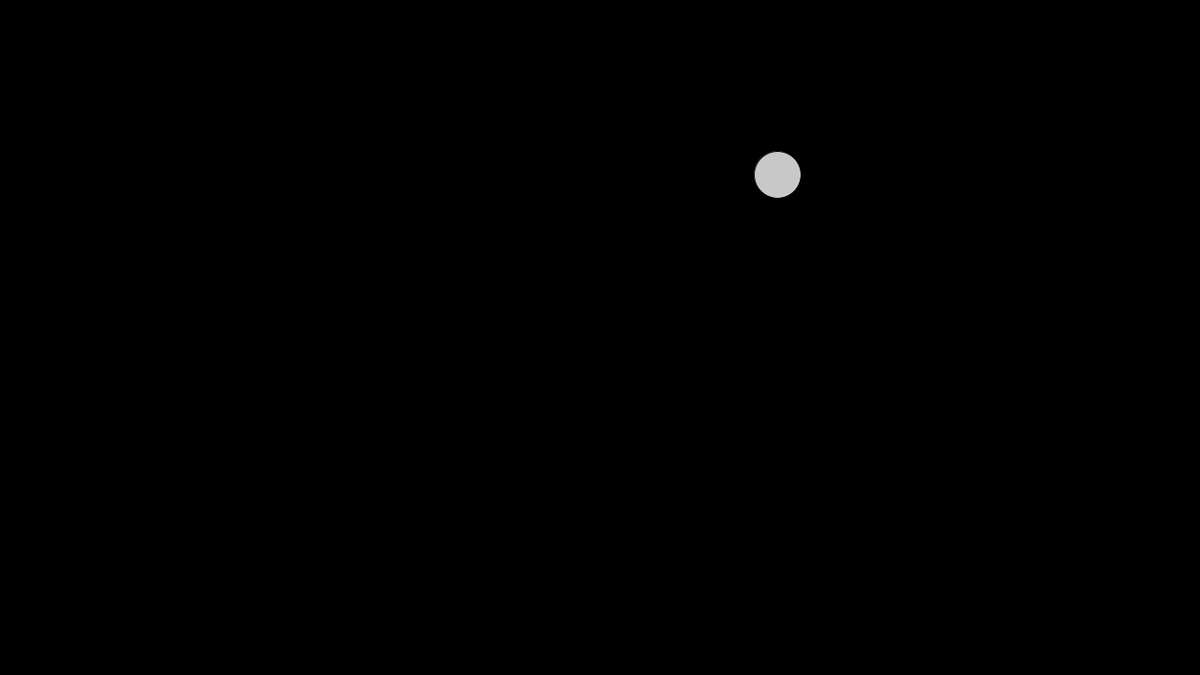
Frame 1 (no input)
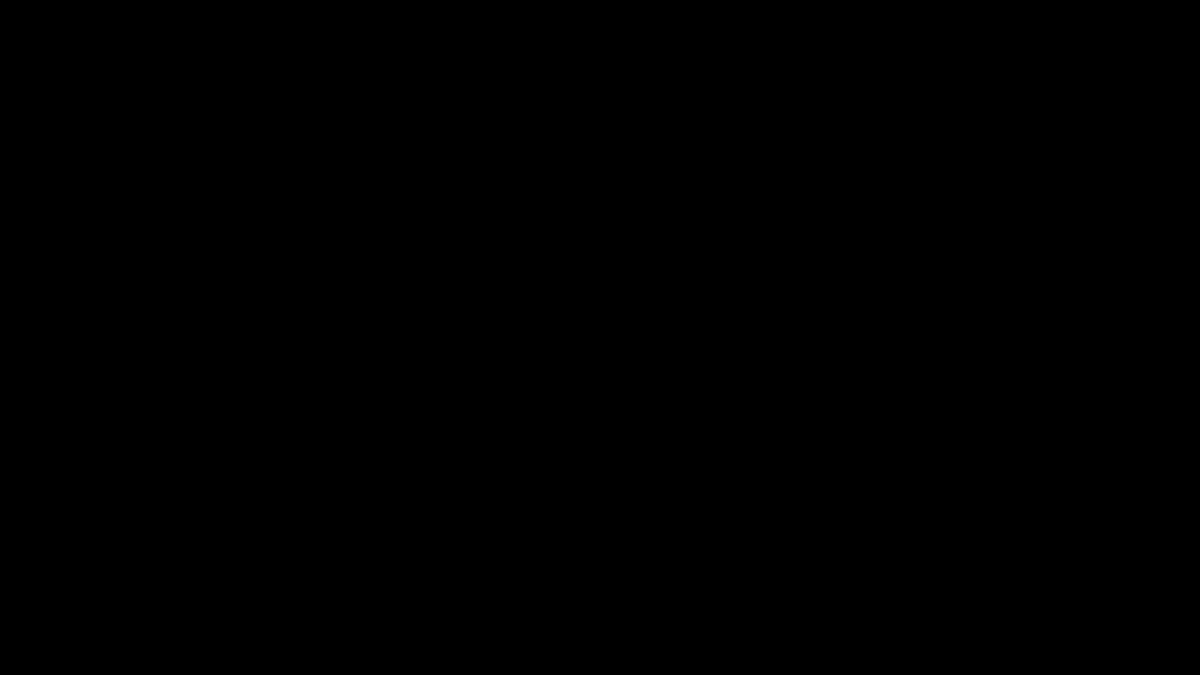
Frame 60 (the mouse pressed at the canvas centre just before this capture)
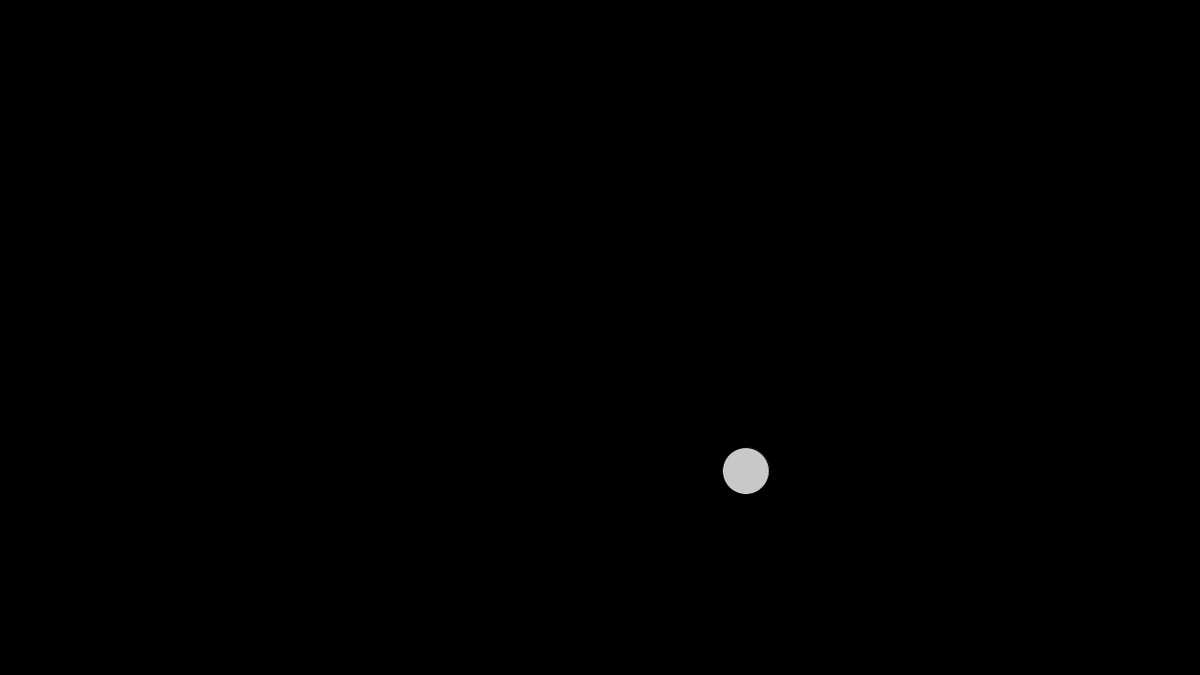
Frame 120 (the mouse held since frame 60 and released just before this capture)

The Processing sketch that drew these frames (run headless with seeded random() and noise(); from frame 60 on, the mouse is pressed at the canvas centre):

// Processing sketch: movingBallDrag
// ── movingBallDrag.pde
AgentMover M;
float C_d=0.1;
float rho = 0.1;
float area;
PVector dragForce;
void setup(){
  M=new AgentMover();
  area = 0.001*RADIUS_CIRCLE*PI;
  size(1280, 720);
  background(0);
}

void draw(){
  background(0);
  dragForce = M.velocity.copy();
  float mag2 = M.velocity.mag();
  mag2=mag2*mag2;
  dragForce.normalize();
  dragForce.mult(-0.5*C_d*rho*area*mag2);
  M.applyForce(dragForce);
  M.action();

}

// ── AgentMover.pde
int RADIUS_CIRCLE=50;
int LIMIT_VELOCITY=50;
int CONSTANT_ACC=2;

class AgentMover{
  PVector location, velocity, acceleration;
  float mass;
  AgentMover(){
    this.location= new PVector(random(0, width), random(0, height));
    this.velocity = new PVector(random(-2, 2), random(-2, 2));
    this.acceleration = new PVector(random(2), random(2));
    this.mass=1;
  }
  void planning(){    
    PVector delta = new PVector(mouseX, mouseY);
    delta.sub(this.location);
    delta.normalize();
    delta.mult(CONSTANT_ACC);
    this.acceleration.add(delta);
    
    this.velocity.add(this.acceleration);
    this.velocity.limit(LIMIT_VELOCITY);
    this.location.add(this.velocity);
    this.acceleration.mult(0);
  }
  
  void applyForce(PVector force){
    this.acceleration.add(PVector.div(force, mass));
  }
  void action(){
    this.planning();
    fill(200);
    ellipse(this.location.x, this.location.y, RADIUS_CIRCLE, RADIUS_CIRCLE);
    
  
  }

}
